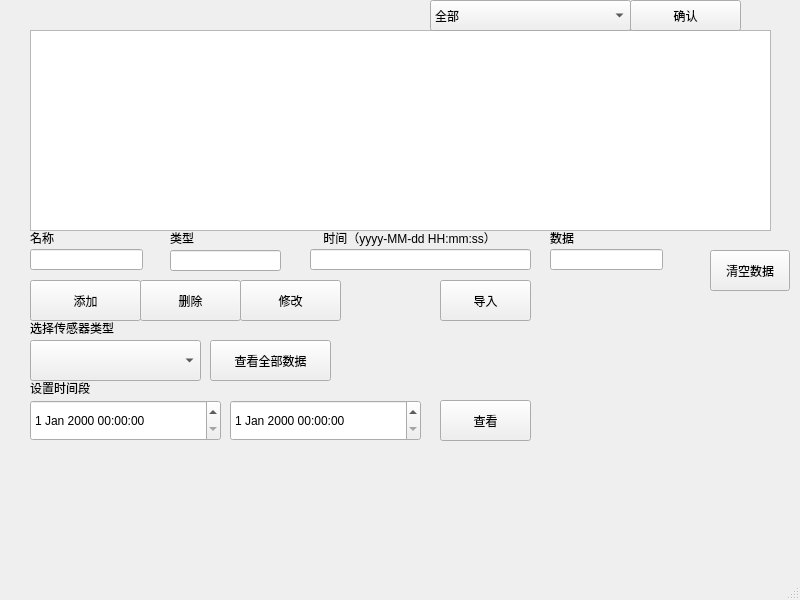
<?xml version="1.0" encoding="UTF-8"?>
<ui version="4.0">
 <class>MainWindow</class>
 <widget class="QMainWindow" name="MainWindow">
  <property name="geometry">
   <rect>
    <x>0</x>
    <y>0</y>
    <width>800</width>
    <height>600</height>
   </rect>
  </property>
  <property name="windowTitle">
   <string>MainWindow</string>
  </property>
  <widget class="QWidget" name="centralwidget">
   <widget class="QLineEdit" name="nameEdit">
    <property name="geometry">
     <rect>
      <x>30</x>
      <y>249</y>
      <width>113</width>
      <height>21</height>
     </rect>
    </property>
   </widget>
   <widget class="QLineEdit" name="typeEdit">
    <property name="geometry">
     <rect>
      <x>170</x>
      <y>250</y>
      <width>111</width>
      <height>21</height>
     </rect>
    </property>
   </widget>
   <widget class="QLineEdit" name="valueEdit">
    <property name="geometry">
     <rect>
      <x>550</x>
      <y>249</y>
      <width>113</width>
      <height>21</height>
     </rect>
    </property>
   </widget>
   <widget class="QTableView" name="tableView">
    <property name="geometry">
     <rect>
      <x>30</x>
      <y>30</y>
      <width>741</width>
      <height>201</height>
     </rect>
    </property>
   </widget>
   <widget class="QPushButton" name="addButton">
    <property name="geometry">
     <rect>
      <x>30</x>
      <y>280</y>
      <width>111</width>
      <height>41</height>
     </rect>
    </property>
    <property name="text">
     <string>添加</string>
    </property>
   </widget>
   <widget class="QPushButton" name="deleteButton">
    <property name="geometry">
     <rect>
      <x>140</x>
      <y>280</y>
      <width>101</width>
      <height>41</height>
     </rect>
    </property>
    <property name="text">
     <string>删除</string>
    </property>
   </widget>
   <widget class="QPushButton" name="updateButton">
    <property name="geometry">
     <rect>
      <x>240</x>
      <y>280</y>
      <width>101</width>
      <height>41</height>
     </rect>
    </property>
    <property name="text">
     <string>修改</string>
    </property>
   </widget>
   <widget class="QPushButton" name="viewButton">
    <property name="geometry">
     <rect>
      <x>210</x>
      <y>340</y>
      <width>121</width>
      <height>41</height>
     </rect>
    </property>
    <property name="text">
     <string>查看全部数据</string>
    </property>
   </widget>
   <widget class="QComboBox" name="typeComboBox">
    <property name="geometry">
     <rect>
      <x>30</x>
      <y>340</y>
      <width>171</width>
      <height>41</height>
     </rect>
    </property>
    <item>
     <property name="text">
      <string/>
     </property>
    </item>
    <item>
     <property name="text">
      <string>温度</string>
     </property>
    </item>
    <item>
     <property name="text">
      <string>湿度</string>
     </property>
    </item>
   </widget>
   <widget class="QLineEdit" name="timestampEdit">
    <property name="geometry">
     <rect>
      <x>310</x>
      <y>249</y>
      <width>221</width>
      <height>21</height>
     </rect>
    </property>
   </widget>
   <widget class="QLabel" name="label">
    <property name="geometry">
     <rect>
      <x>30</x>
      <y>230</y>
      <width>61</width>
      <height>16</height>
     </rect>
    </property>
    <property name="text">
     <string>名称</string>
    </property>
   </widget>
   <widget class="QLabel" name="label_2">
    <property name="geometry">
     <rect>
      <x>170</x>
      <y>230</y>
      <width>61</width>
      <height>16</height>
     </rect>
    </property>
    <property name="text">
     <string>类型</string>
    </property>
   </widget>
   <widget class="QLabel" name="label_3">
    <property name="geometry">
     <rect>
      <x>320</x>
      <y>230</y>
      <width>221</width>
      <height>16</height>
     </rect>
    </property>
    <property name="text">
     <string> 时间（yyyy-MM-dd HH:mm:ss）</string>
    </property>
   </widget>
   <widget class="QLabel" name="label_4">
    <property name="geometry">
     <rect>
      <x>550</x>
      <y>230</y>
      <width>61</width>
      <height>16</height>
     </rect>
    </property>
    <property name="text">
     <string>数据</string>
    </property>
   </widget>
   <widget class="QPushButton" name="importButton">
    <property name="geometry">
     <rect>
      <x>440</x>
      <y>280</y>
      <width>91</width>
      <height>41</height>
     </rect>
    </property>
    <property name="text">
     <string>导入</string>
    </property>
   </widget>
   <widget class="QDateTimeEdit" name="startTimeEdit">
    <property name="geometry">
     <rect>
      <x>30</x>
      <y>400</y>
      <width>191</width>
      <height>41</height>
     </rect>
    </property>
   </widget>
   <widget class="QDateTimeEdit" name="endTimeEdit">
    <property name="geometry">
     <rect>
      <x>230</x>
      <y>400</y>
      <width>191</width>
      <height>41</height>
     </rect>
    </property>
   </widget>
   <widget class="QPushButton" name="filterButton">
    <property name="geometry">
     <rect>
      <x>440</x>
      <y>400</y>
      <width>91</width>
      <height>41</height>
     </rect>
    </property>
    <property name="text">
     <string>查看</string>
    </property>
   </widget>
   <widget class="QComboBox" name="filterTypeComboBox">
    <property name="geometry">
     <rect>
      <x>430</x>
      <y>0</y>
      <width>201</width>
      <height>31</height>
     </rect>
    </property>
    <item>
     <property name="text">
      <string>全部</string>
     </property>
    </item>
    <item>
     <property name="text">
      <string>温度</string>
     </property>
    </item>
    <item>
     <property name="text">
      <string>湿度</string>
     </property>
    </item>
    <item>
     <property name="text">
      <string/>
     </property>
    </item>
   </widget>
   <widget class="QPushButton" name="applyFilterButton">
    <property name="geometry">
     <rect>
      <x>630</x>
      <y>0</y>
      <width>111</width>
      <height>31</height>
     </rect>
    </property>
    <property name="text">
     <string>确认</string>
    </property>
   </widget>
   <widget class="QPushButton" name="clearDataButton">
    <property name="geometry">
     <rect>
      <x>710</x>
      <y>250</y>
      <width>80</width>
      <height>41</height>
     </rect>
    </property>
    <property name="text">
     <string>清空数据</string>
    </property>
   </widget>
   <widget class="QLabel" name="label_5">
    <property name="geometry">
     <rect>
      <x>30</x>
      <y>320</y>
      <width>111</width>
      <height>16</height>
     </rect>
    </property>
    <property name="text">
     <string>选择传感器类型</string>
    </property>
   </widget>
   <widget class="QLabel" name="label_6">
    <property name="geometry">
     <rect>
      <x>30</x>
      <y>380</y>
      <width>71</width>
      <height>16</height>
     </rect>
    </property>
    <property name="text">
     <string>设置时间段</string>
    </property>
   </widget>
  </widget>
  <widget class="QMenuBar" name="menubar">
   <property name="geometry">
    <rect>
     <x>0</x>
     <y>0</y>
     <width>800</width>
     <height>17</height>
    </rect>
   </property>
  </widget>
  <widget class="QStatusBar" name="statusbar"/>
 </widget>
 <resources/>
 <connections/>
</ui>
